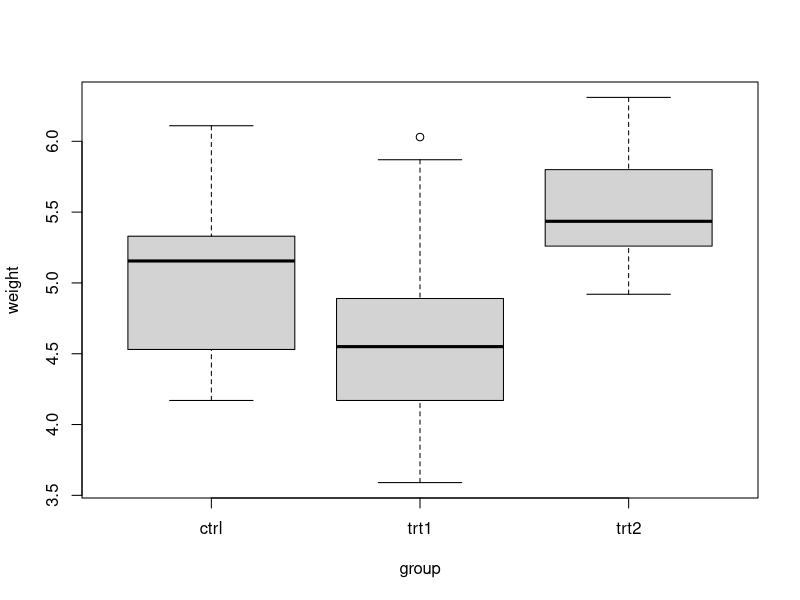
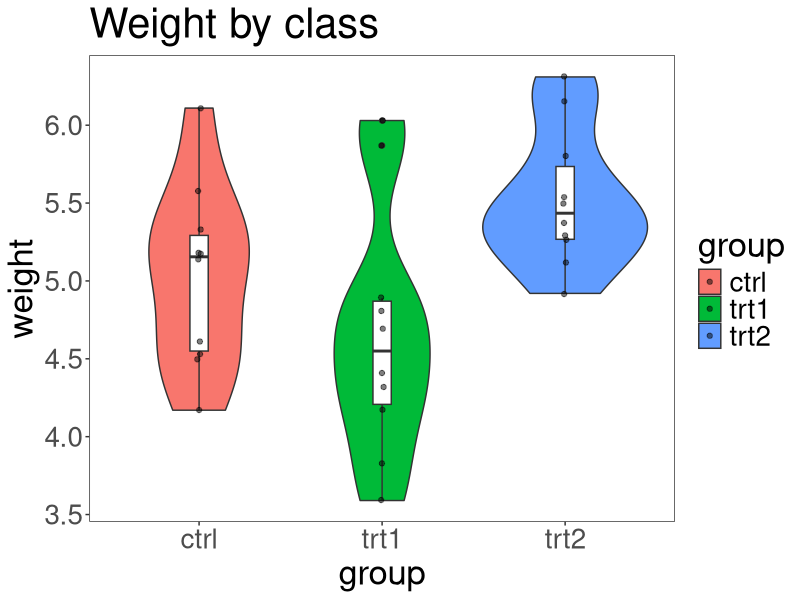
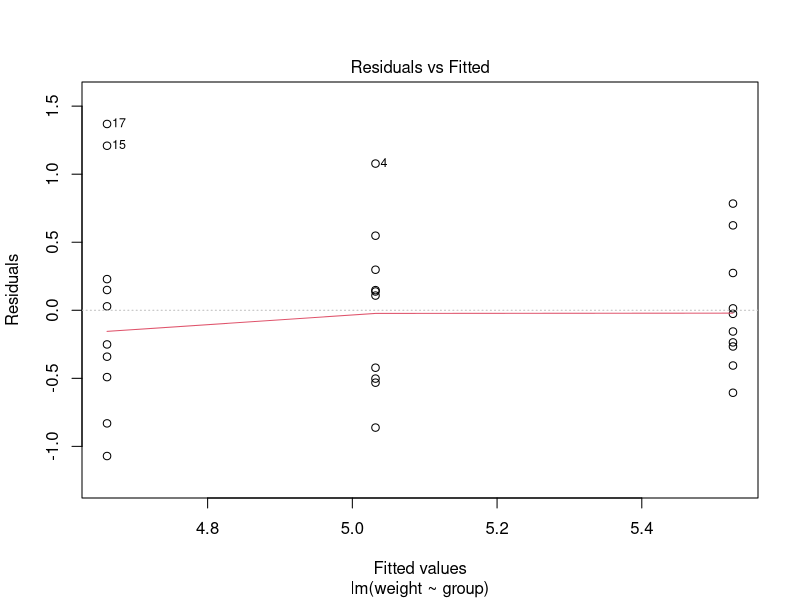
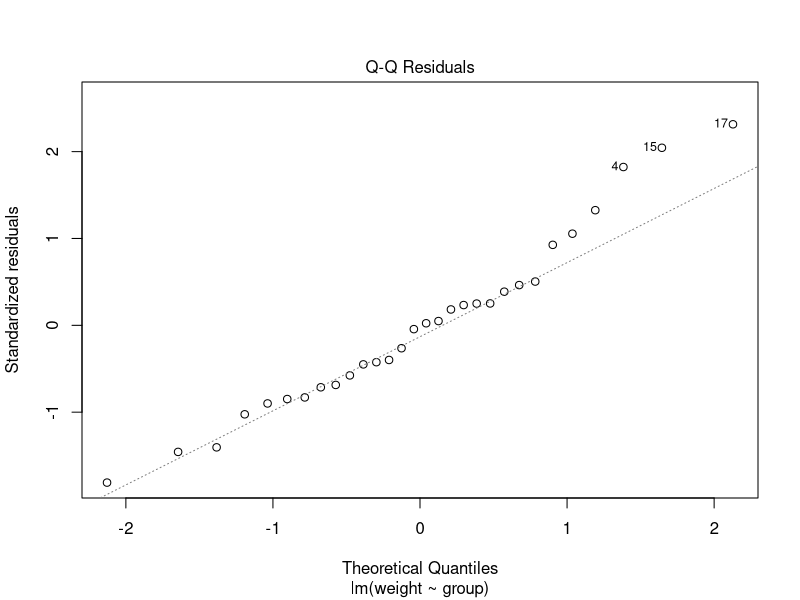
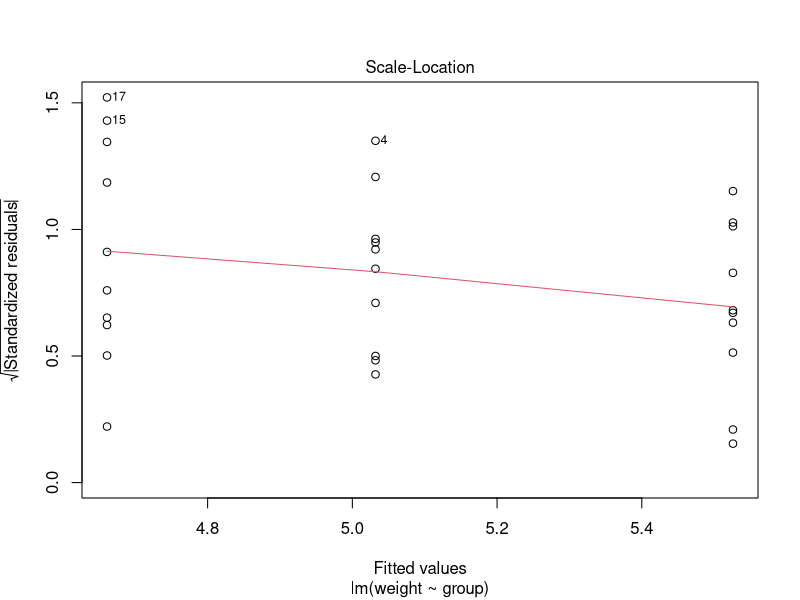
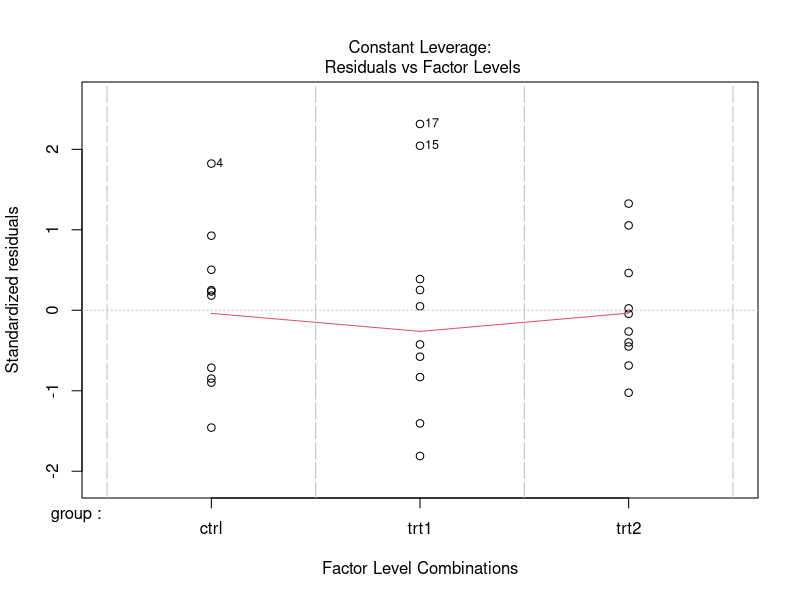

These figures' R source, in order:
## ---- chunk 1
library(tidyverse) # manipulacao de data.frame
library(broom)
## ---- chunk 2
PlantGrowth
plot(weight ~ group, data = PlantGrowth)
## ---- chunk 3
PlantGrowth |>
  group_by(group) |>
  summarise(
    n = n(),
    mean = mean(weight),
    sd = sd(weight),
    median = median(weight),
    min = min(weight),
    max = max(weight),
    p25 = quantile(weight, 0.25),
    p75 = quantile(weight, 0.75)
  )
## ---- chunk 4
# remove grid
#
PlantGrowth |>
  ggplot(aes(x = group, y = weight, fill = group)) +
  geom_violin() +
  geom_boxplot(width = 0.1, fill = "white") +
  geom_jitter(width = 0.01, alpha = 0.5) +
  labs(x = "group", y = "weight", title = "Weight by class") +
  theme_bw() +
  theme(panel.grid = element_blank()) + 
  theme(text = element_text(size = 25))
## ---- chunk 5
model <- lm(weight ~ group, data = PlantGrowth)
## ---- chunk 6
model |>
  plot()
## ---- chunk 7
model |>
  summary()
## ---- chunk 8
model_aov <- aov(weight ~ group, data = PlantGrowth)

model_aov
## ---- chunk 9
TukeyHSD(model_aov)
pairwise.t.test(
  PlantGrowth$weight,
  PlantGrowth$group,
  p.adjust.method = "bonferroni"
)
